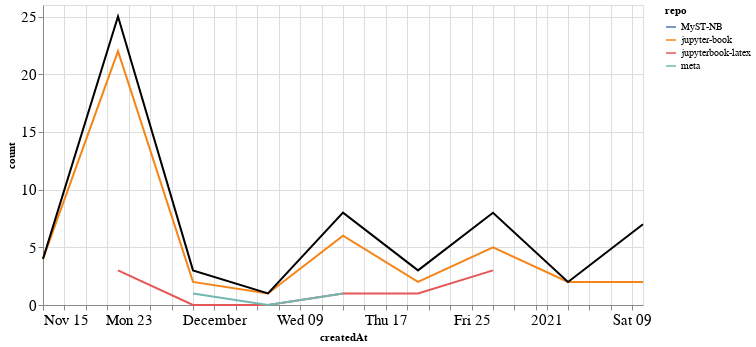

Source (notebook cell):
### Markdown cell above
### Comments

### Code cell
comments_time = comments.groupby('repo').resample('W', on='createdAt').count()['author'].reset_index()
comments_time = comments_time.rename(columns={'author': 'count'})
comments_time_total = comments_time.groupby('createdAt').agg({"count": "sum"}).reset_index()
ch1 = alt.Chart(comments_time, width=600).mark_line().encode(
    x='createdAt',
    y='count',
    color='repo',
    tooltip="repo"
)

ch2 = alt.Chart(comments_time_total, width=600).mark_line(color="black").encode(
    x='createdAt',
    y='count',
)

ch1 + ch2

### Figure 1 — Vega-Lite specification as saved in the notebook (floating-point values rounded to 4 significant figures)
{"config": {"axisLeft": {"labelFontSize": 15}, "axisBottom": {"labelFontSize": 15}}, "layer": [{"data": {"name": "data-6b787aa0d54c21408ce04dc2d219eff0"}, "mark": "line", "encoding": {"color": {"type": "nominal", "field": "repo"}, "tooltip": {"type": "nominal", "field": "repo"}, "x": {"type": "temporal", "field": "createdAt"}, "y": {"type": "quantitative", "field": "count"}}, "width": 600}, {"data": {"name": "data-26d7a7929c641972bdd99d1c46463496"}, "mark": {"type": "line", "color": "black"}, "encoding": {"x": {"type": "temporal", "field": "createdAt"}, "y": {"type": "quantitative", "field": "count"}}, "width": 600}], "$schema": "https://vega.github.io/schema/vega-lite/v4.8.1.json", "datasets": {"data-6b787aa0d54c21408ce04dc2d219eff0": [{"repo": "MyST-NB", "createdAt": "2021-01-10T00:00:00", "count": 5}, {"repo": "jupyter-book", "createdAt": "2020-11-15T00:00:00", "count": 4}, {"repo": "jupyter-book", "createdAt": "2020-11-22T00:00:00", "count": 22}, {"repo": "jupyter-book", "createdAt": "2020-11-29T00:00:00", "count": 2}, {"repo": "jupyter-book", "createdAt": "2020-12-06T00:00:00", "count": 1}, {"repo": "jupyter-book", "createdAt": "2020-12-13T00:00:00", "count": 6}, {"repo": "jupyter-book", "createdAt": "2020-12-20T00:00:00", "count": 2}, {"repo": "jupyter-book", "createdAt": "2020-12-27T00:00:00", "count": 5}, {"repo": "jupyter-book", "createdAt": "2021-01-03T00:00:00", "count": 2}, {"repo": "jupyter-book", "createdAt": "2021-01-10T00:00:00", "count": 2}, {"repo": "jupyterbook-latex", "createdAt": "2020-11-22T00:00:00", "count": 3}, {"repo": "jupyterbook-latex", "createdAt": "2020-11-29T00:00:00", "count": 0}, {"repo": "jupyterbook-latex", "createdAt": "2020-12-06T00:00:00", "count": 0}, {"repo": "jupyterbook-latex", "createdAt": "2020-12-13T00:00:00", "count": 1}, {"repo": "jupyterbook-latex", "createdAt": "2020-12-20T00:00:00", "count": 1}, {"repo": "jupyterbook-latex", "createdAt": "2020-12-27T00:00:00", "count": 3}, {"repo": "meta", "createdAt": "2020-11-29T00:00:00", "count": 1}, {"repo": "meta", "createdAt": "2020-12-06T00:00:00", "count": 0}, {"repo": "meta", "createdAt": "2020-12-13T00:00:00", "count": 1}], "data-26d7a7929c641972bdd99d1c46463496": [{"createdAt": "2020-11-15T00:00:00", "count": 4}, {"createdAt": "2020-11-22T00:00:00", "count": 25}, {"createdAt": "2020-11-29T00:00:00", "count": 3}, {"createdAt": "2020-12-06T00:00:00", "count": 1}, {"createdAt": "2020-12-13T00:00:00", "count": 8}, {"createdAt": "2020-12-20T00:00:00", "count": 3}, {"createdAt": "2020-12-27T00:00:00", "count": 8}, {"createdAt": "2021-01-03T00:00:00", "count": 2}, {"createdAt": "2021-01-10T00:00:00", "count": 7}]}}
